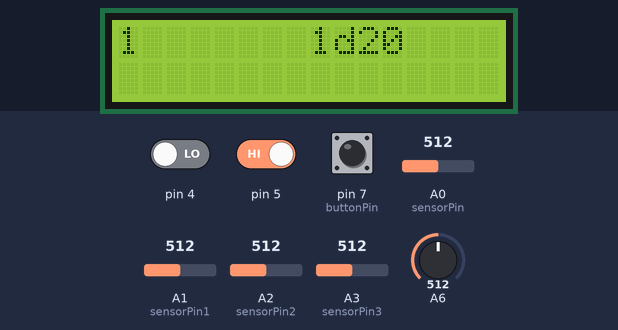
This sketch was run on a simulated Arduino Uno, built with avr-gcc and run on an emulated ATmega328P. On the bench: 16×2 character LCD. The test bench sets the inputs (shaded band); at power-on: A1 (sensorPin1) = 512, A0 (sensorPin) = 512, pin 5 HIGH, pin 4 LOW, pin 7 (buttonPin) LOW, A2 (sensorPin2) = 512, A3 (sensorPin3) = 512, A6 = 512. Random numbers use the default seed unless the sketch sets one; what the sketch prints to the serial monitor is not drawn.

Above: at 1.2 s.
1.3 s: A1 (sensorPin1) set to 890
4.3 s: A1 (sensorPin1) set to 914
At 5.3 s:
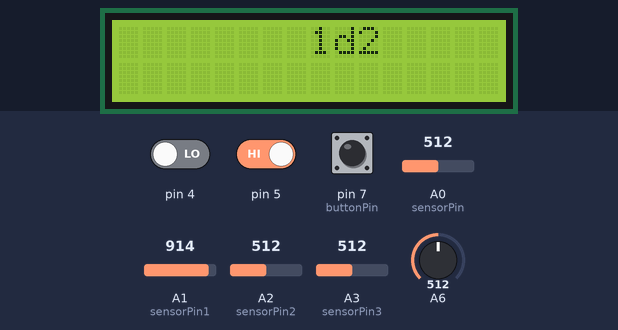
5.9 s: A0 (sensorPin) set to 107
8.9 s: A0 (sensorPin) set to 92
At 10.2 s:
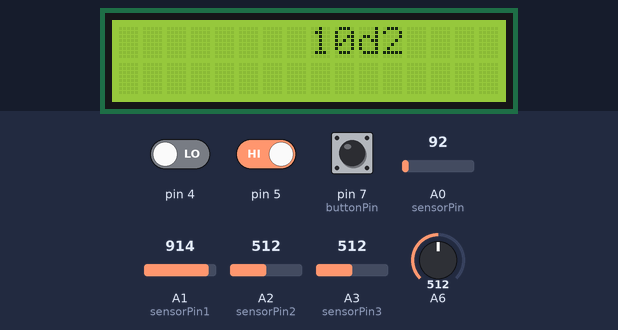
10.4 s: pin 5 driven LOW
At 12.0 s:
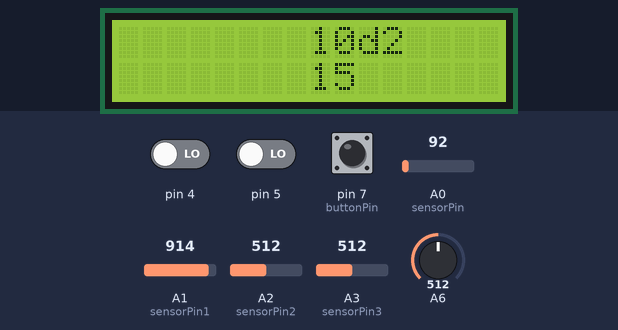
13.4 s: A1 (sensorPin1) set to 90
At 14.9 s:
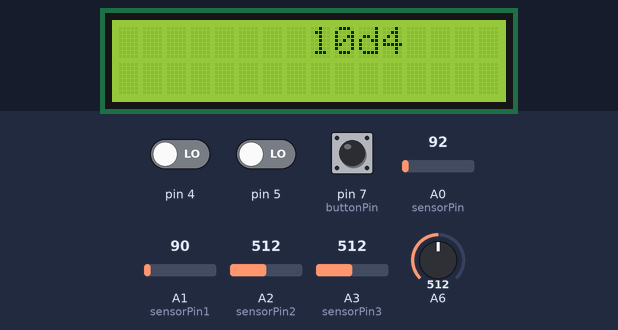
Timing chart, 0 to 16.4 s (numbered marks = the images above; inputs shaded):
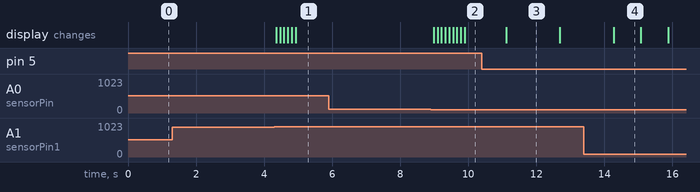

The sketch:

RadioactiveDice.ino
```cpp
#include "Wire.h"
#include "Adafruit_LiquidCrystal.h"

Adafruit_LiquidCrystal lcd(0);
int sensorPin = A0;//joystick dir 1
int sensorPin1 = A1; //joystick dir 2
int sensorPin2 = A2; //output one of radiation sensor=
int sensorPin3 = A3; //output two of rad sensor
int sensorValue = 0;
int sensorValue2 = 0;
int sensorValue1 = 0;
int sensorValue3 = 0;
const int buttonPin = 7;     // the number of the pushbutton pin
int buttonState = 1;
int currentmenu = 6; //between 0-8
int dicenum = 1;
bool diechange = false;
bool Ranonce = true;
unsigned long startMillis;  //some global variables available anywhere in the program
unsigned long currentMillis;
const unsigned long period = 400;  //the value is a number of milliseconds

void setup() {
  // set up the LCD's number of rows and columns:
  lcd.begin(16, 2);
  lcd.setBacklight(HIGH);
  Serial.begin(9600);
  // Print a message to the LCD.
  pinMode(buttonPin, INPUT);
  pinMode(4, INPUT);
  pinMode(5, INPUT);
  lcd.print(dicenum);
  lcd.setCursor(8, 0);
  lcd.print(dicenum);
  lcd.print("d20");
  startMillis = millis();
  Serial.print(startMillis);
  Serial.println();
}

void loop() {
  // set the cursor to column 0, line 1
  // (note: line 1 is the second row, since counting begins with 0):
  //lcd.setCursor(10, 0);
  Serial.println();
  Serial.print("================================");
  Serial.print(digitalRead(buttonPin));
  Serial.print(digitalRead(4));
  Serial.print(digitalRead(5));
  Serial.print("================================");
  Serial.println();
  sensorValue = analogRead(sensorPin);
  sensorValue1 = analogRead(sensorPin1);
  sensorValue2 = analogRead(sensorPin2);
  sensorValue3 = analogRead(sensorPin3);
  currentMillis = millis();  //get the current time
  if ((currentMillis - startMillis >= period) && (digitalRead(5) == LOW)) {
    //roll the dice
    rolldice();
    startMillis = currentMillis;
    Serial.print(startMillis);
    Serial.println();
    Serial.print("rand 1 = ");
    Serial.print(sensorValue2);
    Serial.print("  |||  rand 2 = ");
    Serial.print(sensorValue3);
    Serial.println();
  }
  //Increasing or decreasing the number of die to use
  if (sensorValue < 100) {
    if (dicenum < 10) {
      dicenum = dicenum + 1;
      updatemenu();
    }
  }
  if (sensorValue > 900) {
    if (dicenum > 1) {
      dicenum = dicenum - 1;
      updatemenu();
    }
  }

  //changing the menu
  if (sensorValue1 < 100) {
    if (currentmenu < 8) {
      currentmenu = currentmenu + 1;
      updatemenu();
    }
  }
  if (sensorValue1 > 900) {
    if (currentmenu > 0) {
      currentmenu = currentmenu - 1;
      updatemenu();
    }
  }

  //Serial.print("sensor 1 = ");
  //Serial.print(sensorValue);
  //Serial.println();
  //Serial.print("rand 1 = ");
  // Serial.print(sensorValue2);
  // Serial.print("  |||  rand 2 = ");
  // Serial.print(sensorValue3);
  // Serial.println();
  delay(100);
}

void updatemenu() {
  lcd.clear();
  lcd.setCursor(8, 0);
  switch (currentmenu) {
    case 0:
      lcd.print(dicenum);
      lcd.print("d2");
      break;
    case 1:
      lcd.print(dicenum);
      lcd.print("d4");
      break;
    case 2:
      lcd.print(dicenum);
      lcd.print("d6");
      break;
    case 3:
      lcd.print(dicenum);
      lcd.print("d8");
      break;
    case 4:
      lcd.print(dicenum);
      lcd.print("d10");
      break;
    case 5:
      lcd.print(dicenum);
      lcd.print("d12");
      break;
    case 6:
      lcd.print(dicenum);
      lcd.print("d20");
      break;
    case 7:
      lcd.print(dicenum);
      lcd.print("d100");
      break;
    case 8:
      lcd.print(dicenum);
      lcd.print("d10000");
      break;
    default:
      lcd.print(dicenum);
      lcd.print("d20");
  }
}


void rolldice() {
  int randoana = analogRead(sensorPin2) + analogRead(6) + analogRead(3);
  //Serial.print(analogRead(sensorPin2));
  //Serial.print(" + ");
  //Serial.print(analogRead(6));
  //Serial.print(" + ");
  //Serial.print(analogRead(3));
  //Serial.print(" = ");
  //Serial.print(randoana);
  //Serial.println();
  //randomSeed(randoana);
  Serial.println();
  unsigned long seed = seedOut(31);
  Serial.print("seed = ");
  Serial.print(seed);
  Serial.println();
  Serial.println();
  // now show sequence
  randomSeed(seed);

  lcd.clear();
  updatemenu();
  lcd.setCursor(8, 1);
  long total = 0;
  int x;
  //random requires exact lower and one higher than upper bound
  switch (currentmenu) {
    case 0:
      for (x = 0; x < dicenum; x++) {
        long randNumber = random(1, 3);
        total = total + randNumber;
      }
      lcd.print(total);
      break;
    case 1:
      for (x = 0; x < dicenum; x++) {
        long randNumber = random(1, 5);
        total = total + randNumber;
      }
      lcd.print(total);
      break;
    case 2:
      for (x = 0; x < dicenum; x++) {
        long randNumber = random(1, 7);
        total = total + randNumber;
      }
      lcd.print(total);
      break;
    case 3:
      for (x = 0; x < dicenum; x++) {
        long randNumber = random(1, 9);
        total = total + randNumber;
      }
      lcd.print(total);
      break;
    case 4:
      for (x = 0; x < dicenum; x++) {
        long randNumber = random(1, 11);
        total = total + randNumber;
      }
      lcd.print(total);
      break;
    case 5:
      for (x = 0; x < dicenum; x++) {
        long randNumber = random(1, 13);
        total = total + randNumber;
      }
      lcd.print(total);
      break;
    case 6:
    //a d20 is special, with crit fails and crit success, and with advantage and disadvantage
      if (dicenum == 2) {
        lcd.print(random(1, 21));
        lcd.print("  ");
        lcd.print(random(1, 21));
      }
      else {
        for (x = 0; x < dicenum; x++) {
          long randNumber = random(1, 21);
          total = total + randNumber;
          lcd.print(total);
        }
      }

      if (dicenum == 1 && total == 20) {
        lcd.print(" WIN!");
      }
      if (dicenum == 1 && total == 1) {
        lcd.print(" FAIL!");
      }
      break;
    case 7:
      for (x = 0; x < dicenum; x++) {
        long randNumber = random(1, 101);
        total = total + randNumber;
      }
      lcd.print(total);
      break;
    case 8:
      for (x = 0; x < dicenum; x++) {
        long randNumber = random(1, 10001);
        total = total + randNumber;
      }
      lcd.print(total);
      break;
    default:
      lcd.print("Uh Oh");
  }

  lcd.setCursor(8, 0);


  Serial.println();
  Serial.println();
  Serial.print(total);
  Serial.println();
  Serial.println();
  Serial.println();
}


unsigned int bitOut(void)
{
  static unsigned long firstTime = 1, prev = 0;
  unsigned long bit1 = 0, bit0 = 0, x = 0, port = 0, limit = 99;
  if (firstTime)
  {
    firstTime = 0;
    prev = analogRead(2);
  }
  while (limit--)
  {
    x = analogRead(2);
    bit1 = (prev != x ? 1 : 0);
    prev = x;
    x = analogRead(2);
    bit0 = (prev != x ? 1 : 0);
    prev = x;
    if (bit1 != bit0)
      break;
  }
  return bit1;
}

unsigned long seedOut(unsigned int noOfBits)
{
  // return value with 'noOfBits' random bits set
  unsigned long seed = 0;
  for (int i = 0; i < noOfBits; ++i)
    seed = (seed << 1) | bitOut();
  return seed;
}
```

Measured:
- after the input at 1.3 s, every drawn part: stays the same
- after the input at 4.3 s, the display: first changes after 0.06 s (image 1 shows a later state)
- after the input at 5.9 s, every drawn part: stays the same
- after the input at 8.9 s, the display: first changes after 0.09 s (image 2 shows a later state)
- after the input at 10.4 s, the display: changes after 0.71 s (image 3)
- what the display in image 3 shows lasts 1.6 s, from 11.1 s to 12.7 s
- what the display in image 4 shows lasts 0.8 s, from 14.3 s to 15.1 s
